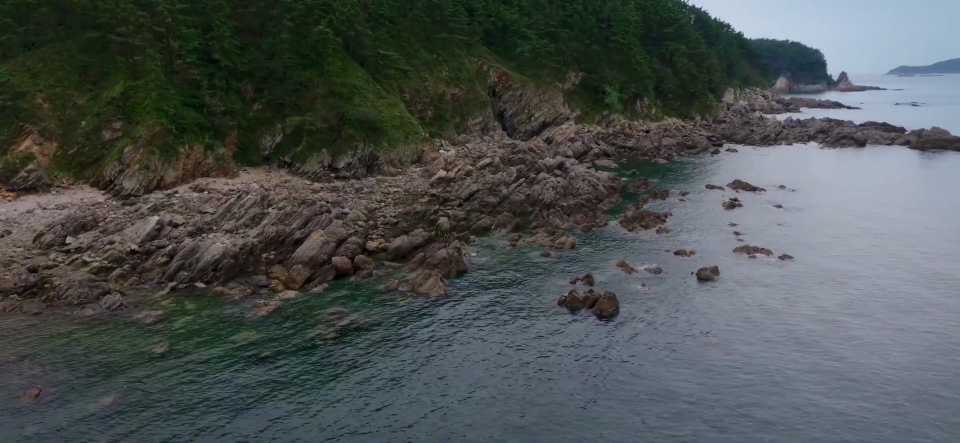
#> input picture 6_agent/frames_agent1/agent1_frame_01_t25.50s_score47.876.jpg, 1920 x 886 px (shown at 1/2 size)
$ python -i quality_model.py   (imports and definitions only)   (older library calls are emulated)
#> lines starting #> are read from the running program, lines starting #| are printed output that depends on the picture; after the words box and inside, x2 and y2 are one past the last pixel; in counts of white or black regions, pixels touching at a corner belong together
from __future__ import annotations

import json
from dataclasses import dataclass, asdict
from typing import Dict, List, Optional, Tuple

import numpy as np

try:
    import cv2  # type: ignore
except Exception:  # pragma: no cover
    cv2 = None


@dataclass
class CriteriaWeights:
    """Per-frame criteria weights (sum to 100)."""

    # 기술 품질(35)
    sharpness: float = 10.0
    exposure: float = 6.0
    noise_free: float = 6.0
    motion_blur_free: float = 7.0
    stability_proxy: float = 6.0

    # 미학(25)
    composition: float = 10.0
    color_quality: float = 10.0
    graphics_legibility: float = 5.0

    # 의미/전달(40)
    subject_clearness: float = 15.0
    action_peakness: float = 15.0
    brand_presence: float = 10.0

    def to_vector(self) -> np.ndarray:
        return np.array(list(asdict(self).values()), dtype=np.float32)

    def keys(self) -> List[str]:
        return list(asdict(self).keys())


class FeatureExtractor:
    """Lightweight, dependency-free feature extraction for a single frame (optionally with neighbors)."""

    def __init__(self) -> None:
        if cv2 is None:
            raise RuntimeError("OpenCV(cv2) is required for FeatureExtractor.")

    @staticmethod
    def _safe_gray(img: np.ndarray) -> np.ndarray:
        if img.ndim == 2:
            return img
        return cv2.cvtColor(img, cv2.COLOR_BGR2GRAY)

    @staticmethod
    def _safe_normalize(value: float, lo: float, hi: float) -> float:
        if hi <= lo:
            return 0.0
        v = (value - lo) / (hi - lo)
        if v < 0.0:
            return 0.0
        if v > 1.0:
            return 1.0
        return float(v)

    @staticmethod
    def _colorfulness(img: np.ndarray) -> float:
        # Hasler–Süsstrunk colorfulness metric
        b, g, r = cv2.split(img)
        rg = np.abs(r - g)
        yb = np.abs(0.5 * (r + g) - b)
        std_rg, std_yb = rg.std(), yb.std()
        mean_rg, mean_yb = rg.mean(), yb.mean()
        return np.sqrt(std_rg**2 + std_yb**2) + 0.3 * np.sqrt(mean_rg**2 + mean_yb**2)

    @staticmethod
    def _laplacian_variance(gray: np.ndarray) -> float:
        return float(cv2.Laplacian(gray, cv2.CV_64F).var())

    @staticmethod
    def _exposure_score(gray: np.ndarray) -> float:
        # Penalize clipping near 0 or 255
        hist = cv2.calcHist([gray], [0], None, [256], [0, 256]).flatten()
        total = hist.sum() + 1e-6
        low_clip = hist[:3].sum() / total
        high_clip = hist[-3:].sum() / total
        clip_rate = float(low_clip + high_clip)
        return 1.0 - max(0.0, min(1.0, clip_rate * 5.0))  # amplify penalty

    @staticmethod
    def _noise_score(gray: np.ndarray) -> float:
        # Estimate noise via high-pass energy relative to overall energy
        blurred = cv2.GaussianBlur(gray, (3, 3), 0)
        high = cv2.absdiff(gray, blurred)
        energy = float(high.mean())
        # More high-frequency may be detail or noise; clamp to plausible range
        return 1.0 - max(0.0, min(1.0, (energy - 8.0) / 32.0))

    @staticmethod
    def _motion_blur_proxy(gray: np.ndarray) -> float:
        # Use Tenengrad focus: higher is sharper (less motion blur)
        gx = cv2.Sobel(gray, cv2.CV_64F, 1, 0, ksize=3)
        gy = cv2.Sobel(gray, cv2.CV_64F, 0, 1, ksize=3)
        tenengrad = float((gx**2 + gy**2).mean())
        # Normalize via soft range
        return FeatureExtractor._safe_normalize(tenengrad, 50.0, 500.0)

    @staticmethod
    def _stability_proxy_score() -> float:
        # Single-frame proxy (cannot estimate wobble reliably without temporal data)
        return 0.8  # neutral-good prior

    @staticmethod
    def _composition_score(gray: np.ndarray) -> float:
        # Very light heuristic: emphasize edge mass near rule-of-thirds intersections
        h, w = gray.shape
        edges = cv2.Canny(gray, 50, 150)
        ys, xs = np.nonzero(edges)
        if len(xs) == 0:
            return 0.3
        cx = w * np.array([1/3, 2/3])
        cy = h * np.array([1/3, 2/3])
        pts = np.stack([xs, ys], axis=1)
        min_dist = []
        for x, y in pts:
            d = np.sqrt(((x - cx[:, None])**2 + (y - cy[:, None])**2).min())
            min_dist.append(d)
        dist = np.mean(min_dist)
        max_d = np.sqrt((w**2 + h**2))
        return 1.0 - float(dist / (0.6 * max_d))  # closer to thirds → higher

    @staticmethod
    def _graphics_legibility_score(gray: np.ndarray) -> float:
        # Use luminance local contrast as proxy
        m = float(gray.std())
        return FeatureExtractor._safe_normalize(m, 20.0, 80.0)

    @staticmethod
    def _subject_clearness_score(gray: np.ndarray) -> float:
        # Central detail ratio: edges in center vs whole image
        h, w = gray.shape
        edges = cv2.Canny(gray, 50, 150)
        ch0, ch1 = int(h * 0.25), int(h * 0.75)
        cw0, cw1 = int(w * 0.25), int(w * 0.75)
        center = edges[ch0:ch1, cw0:cw1]
        ratio = (center.mean() + 1e-6) / (edges.mean() + 1e-6)
        # More detail concentrated in center → higher ratio
        return max(0.0, min(1.0, float(ratio)))

    @staticmethod
    def _action_peakness_score(prev_gray: Optional[np.ndarray], gray: np.ndarray, next_gray: Optional[np.ndarray]) -> float:
        # Optical flow magnitude proxy if neighbors available; else neutral prior
        if prev_gray is None or next_gray is None:
            return 0.5
        flow1 = cv2.calcOpticalFlowFarneback(prev_gray, gray, None, 0.5, 1, 15, 3, 5, 1.2, 0)
        flow2 = cv2.calcOpticalFlowFarneback(gray, next_gray, None, 0.5, 1, 15, 3, 5, 1.2, 0)
        mag1 = np.linalg.norm(flow1, axis=2).mean()
        mag2 = np.linalg.norm(flow2, axis=2).mean()
        mag = 0.5 * (mag1 + mag2)
        return FeatureExtractor._safe_normalize(float(mag), 0.5, 5.0)

    @staticmethod
    def _brand_presence_score(_: np.ndarray) -> float:
        # Placeholder (requires logo/text detection). Neutral-low prior.
        return 0.3

    def compute_features(
        self,
        image_bgr: np.ndarray,
        prev_bgr: Optional[np.ndarray] = None,
        next_bgr: Optional[np.ndarray] = None,
    ) -> Dict[str, float]:
        gray = self._safe_gray(image_bgr)
        prev_gray = self._safe_gray(prev_bgr) if prev_bgr is not None else None
        next_gray = self._safe_gray(next_bgr) if next_bgr is not None else None

        # Technical
        lap_var = self._laplacian_variance(gray)
        sharpness = self._safe_normalize(lap_var, 50.0, 500.0)
        exposure = self._exposure_score(gray)
        noise_free = self._noise_score(gray)
        motion_blur_free = self._motion_blur_proxy(gray)
        stability_proxy = self._stability_proxy_score()

        # Aesthetic
        composition = self._composition_score(gray)
        color_quality = self._safe_normalize(self._colorfulness(image_bgr), 5.0, 50.0)
        graphics_legibility = self._graphics_legibility_score(gray)

        # Meaning/Delivery
        subject_clearness = self._subject_clearness_score(gray)
        action_peakness = self._action_peakness_score(prev_gray, gray, next_gray)
        brand_presence = self._brand_presence_score(gray)

        return {
            "sharpness": float(sharpness),
            "exposure": float(exposure),
            "noise_free": float(noise_free),
            "motion_blur_free": float(motion_blur_free),
            "stability_proxy": float(stability_proxy),
            "composition": float(composition),
            "color_quality": float(color_quality),
            "graphics_legibility": float(graphics_legibility),
            "subject_clearness": float(subject_clearness),
            "action_peakness": float(action_peakness),
            "brand_presence": float(brand_presence),
        }


class WeightedScorer:
    def __init__(self, weights: CriteriaWeights) -> None:
        self.weights = weights
        self.keys = weights.keys()

    # [16 lines left out: function score_features, not called in this run]


class TrainableLinearModel:
    """
    Simple linear regressor on top of extracted features.
    - No external ML deps; uses numpy closed-form ridge solution.
    - Fits to overall target score in 0..100 (or 0..1 if preferred).
    """

    # [47 lines left out: functions __init__, _features_to_matrix, fit, predict, save, load, not called in this run]


# -------- Optional utilities: perceptual hash for diversity selection -------- #

def _dct_2d(a: np.ndarray) -> np.ndarray:
    return cv2.dct(a.astype(np.float32))


# [13 lines left out: function phash64, not called in this run]


def hamming_distance64(a: int, b: int) -> int:
    return int(bin(a ^ b).count("1"))


# [34 lines left out: function select_diverse_top_k, not called in this run]


__all__ = [
    "CriteriaWeights",
    "FeatureExtractor",
    "WeightedScorer",
    "TrainableLinearModel",
    "select_diverse_top_k",
    "phash64",
    "hamming_distance64",
]

>>> import cv2
>>> picture = cv2.imread('../6_agent/frames_agent1/agent1_frame_01_t25.50s_score47.876.jpg')
#> picture is the input picture: shape (886, 1920, 3); mean B, G, R 80.7, 81.2, 75.6
>>> result = FeatureExtractor().compute_features(picture)
#> in _safe_gray, `return cv2.cvtColor(img, cv2.COLOR_BGR2GRAY)`:
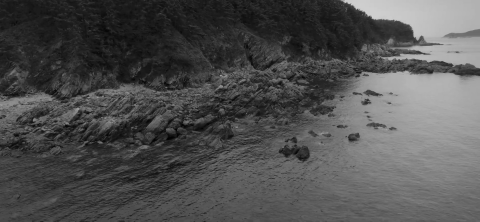
#> returned value: shape (886, 1920) (shown at 1/4 size); min 0, max 225, mean 79.4
#> in compute_features, `lap_var = self._laplacian_variance(gray)`: lap_var = 192.7
#> in _safe_normalize, `v = (value - lo) / (hi - lo)`: v = 0.317
#> in _exposure_score, `hist = cv2.calcHist([gray], [0], None, [256], [0, 256]).flatten()`: hist = 256 values, max 24726 at index 29, min 0 at index 221, mean 6645
#> in _exposure_score, `total = hist.sum() + 1e-6`: total = 1701120
#> in _exposure_score, `low_clip = hist[:3].sum() / total`: low_clip = 0.000205
#> in _exposure_score, `high_clip = hist[-3:].sum() / total`: high_clip = 0
#> in _exposure_score, `clip_rate = float(low_clip + high_clip)`: clip_rate = 0.000205
#> in compute_features, `exposure = self._exposure_score(gray)`: exposure = 0.999
#> in _noise_score, `high = cv2.absdiff(gray, blurred)`:
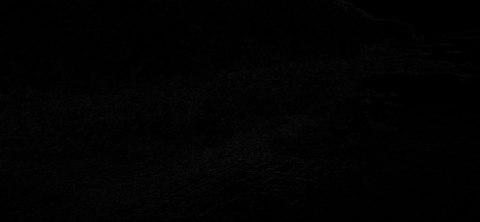
#> high: shape (886, 1920) (shown at 1/4 size); min 0, max 46, mean 1.8
#> in _noise_score, `energy = float(high.mean())`: energy = 1.8
#> in compute_features, `noise_free = self._noise_score(gray)`: noise_free = 1
#> in _motion_blur_proxy, `gy = cv2.Sobel(gray, cv2.CV_64F, 0, 1, ksize=3)`:
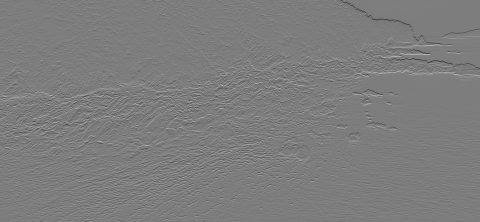
#> gy: shape (886, 1920) float64 (shown at 1/4 size); min -512, max 530, mean 0; drawn with min black and max white
#> in _motion_blur_proxy, `tenengrad = float((gx**2 + gy**2).mean())`: tenengrad = 3844.6
#> in compute_features, `motion_blur_free = self._motion_blur_proxy(gray)`: motion_blur_free = 1
#> in _composition_score, `edges = cv2.Canny(gray, 50, 150)`:
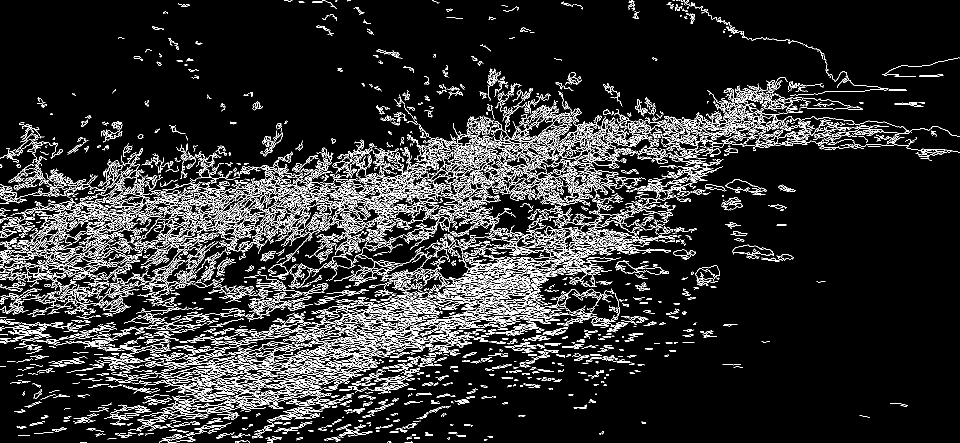
#> edges: shape (886, 1920) (shown at 1/2 size); 10.7% white in thin lines or dots
#> in _composition_score, `pts = np.stack([xs, ys], axis=1)`: pts = 181248 pairs, first value 0 to 1919, second value 0 to 885
#> the loop in _composition_score, `for x, y in pts:` made 181248 passes
#> (x, y, d) on passes 1 to 3: (572, 0, 303.1), (573, 0, 302.8), (673, 0, 297.2)
#> after the loop in _composition_score, `for x, y in pts:`: min_dist = 181248 items
#> in _composition_score, `dist = np.mean(min_dist)`: dist = 360.1
#> in compute_features, `composition = self._composition_score(gray)`: composition = 0.716
#> in _colorfulness, `rg = np.abs(r - g)`:
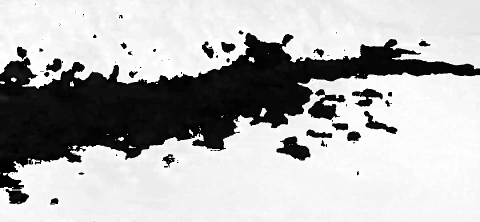
#> rg: shape (886, 1920) (shown at 1/4 size); min 0, max 255, mean 178.7
#> in _colorfulness, `yb = np.abs(0.5 * (r + g) - b)`:
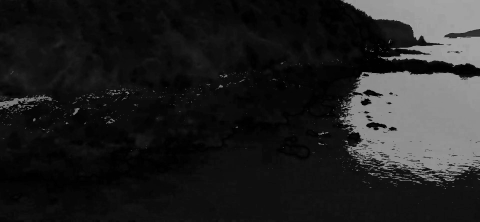
#> yb: shape (886, 1920) float64 (shown at 1/4 size); min 0, max 171.5, mean 33.7
#> in _colorfulness, `std_rg, std_yb = rg.std(), yb.std()`: std_rg = 106.5; std_yb = 50.76
#> in _colorfulness, `mean_rg, mean_yb = rg.mean(), yb.mean()`: mean_rg = 178.7; mean_yb = 33.73
#> in compute_features, `color_quality = self._safe_normalize(self._colorfulness(image_bgr), 5...`: color_quality = 1
#> in _graphics_legibility_score, `m = float(gray.std())`: m = 46.53
#> in compute_features, `graphics_legibility = self._graphics_legibility_score(gray)`: graphics_legibility = 0.442
#> in _subject_clearness_score, `center = edges[ch0:ch1, cw0:cw1]`:
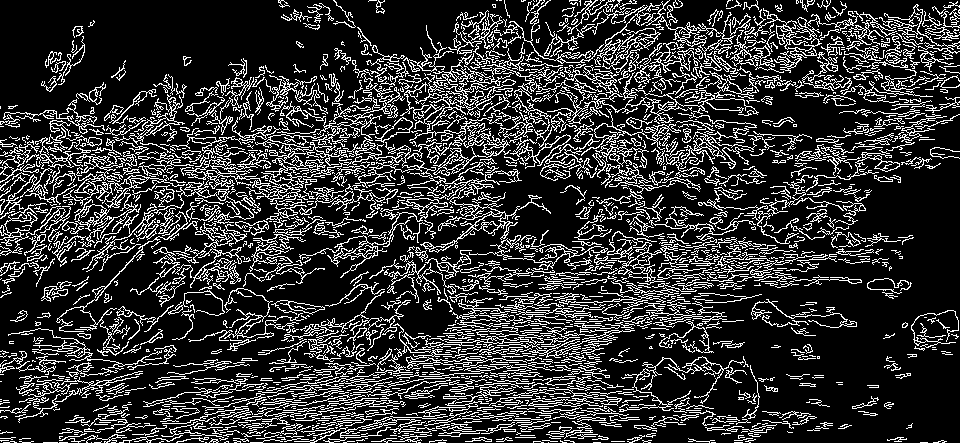
#> center: shape (443, 960); 20.3% white in thin lines or dots
#> in _subject_clearness_score, `ratio = (center.mean() + 1e-6) / (edges.mean() + 1e-6)`: ratio = 1.9
#> in compute_features, `subject_clearness = self._subject_clearness_score(gray)`: subject_clearness = 1
#> in compute_features, `action_peakness = self._action_peakness_score(prev_gray, gray, next_gr..`: action_peakness = 0.5
#> in compute_features, `brand_presence = self._brand_presence_score(gray)`: brand_presence = 0.3
#> result = 11 items

$ run again, on 6_agent/frames_agent1/agent1_frame_02_t42.50s_score28.323.jpg
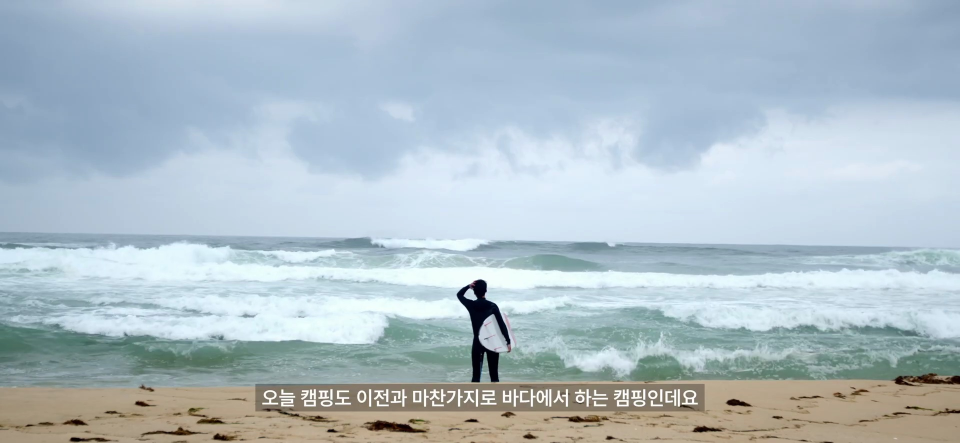
#> input picture 6_agent/frames_agent1/agent1_frame_02_t42.50s_score28.323.jpg, 1920 x 886 px (shown at 1/2 size)
#> picture is the input picture: shape (886, 1920, 3); mean B, G, R 199.7, 190.6, 174.9
#> lap_var = 94.99
#> v = 0.1
#> hist = 256 values, max 35624 at index 189, min 0 at index 0, mean 6645
#> total = 1701120
#> low_clip = 0.00126
#> high_clip = 0.00177
#> clip_rate = 0.00303
#> exposure = 0.985
#> energy = 0.719
#> noise_free = 1
#> tenengrad = 3215.1
#> motion_blur_free = 1
#> in _composition_score, `edges = cv2.Canny(gray, 50, 150)`:
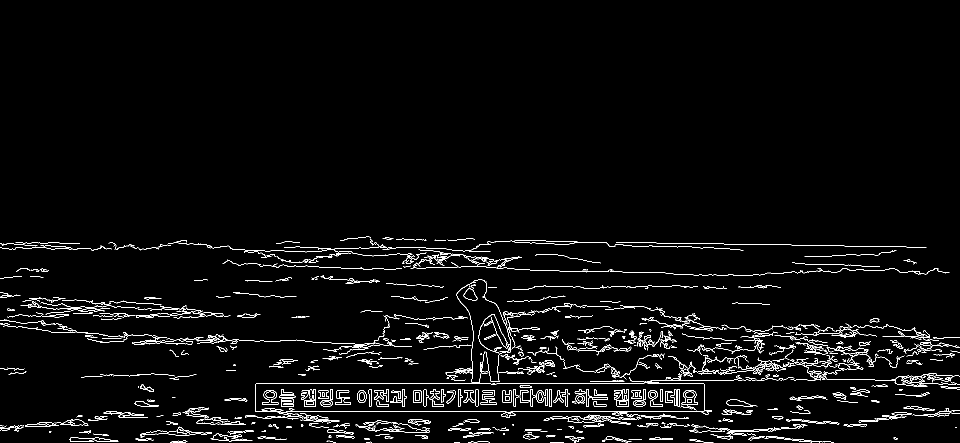
#> edges: shape (886, 1920) (shown at 1/2 size); 2.9% white in thin lines or dots, all inside (x1, y1, x2, y2) = (0, 473, 1920, 886)
#> pts = 48662 pairs, first value 0 to 1919, second value 473 to 885
#> the loop in _composition_score, `for x, y in pts:` made 48662 passes
#> (x, y, d) on passes 1 to 3: (732, 473, 200.1), (733, 473, 200.5), (734, 473, 201)
#> after the loop in _composition_score, `for x, y in pts:`: min_dist = 48662 items
#> dist = 381.9
#> composition = 0.699
#> std_rg = 75.72; std_yb = 37.68
#> mean_rg = 205.2; mean_yb = 138
#> color_quality = 1
#> m = 36.18
#> graphics_legibility = 0.27
#> in _subject_clearness_score, `center = edges[ch0:ch1, cw0:cw1]`:
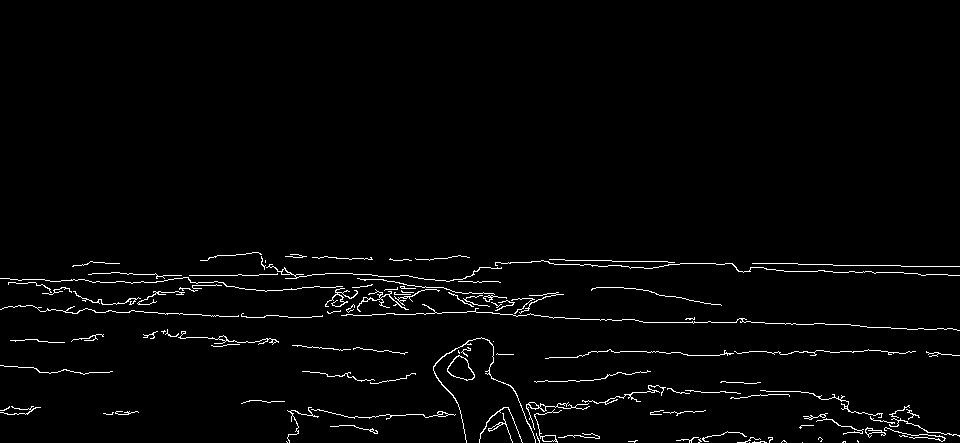
#> center: shape (443, 960); 2.1% white in thin lines or dots, all inside (x1, y1, x2, y2) = (0, 252, 960, 443)
#> ratio = 0.724
#> action_peakness = 0.5
#> brand_presence = 0.3
#> result = 11 items

$ run again, on 6_agent/frames_agent1/agent1_frame_03_t59.50s_score17.767.jpg
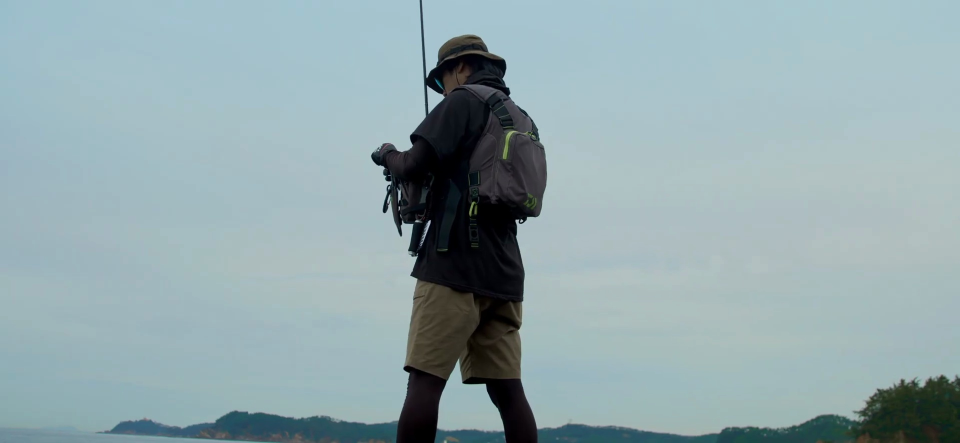
#> input picture 6_agent/frames_agent1/agent1_frame_03_t59.50s_score17.767.jpg, 1920 x 886 px (shown at 1/2 size)
#> picture is the input picture: shape (886, 1920, 3); mean B, G, R 172, 167.6, 146.5
#> lap_var = 33.39
#> v = -0.0369
#> sharpness = 0
#> hist = 256 values, max 146682 at index 188, min 0 at index 204, mean 6645
#> total = 1701120
#> low_clip = 0.0157
#> high_clip = 0
#> clip_rate = 0.0157
#> exposure = 0.921
#> energy = 0.212
#> noise_free = 1
#> tenengrad = 1197.3
#> motion_blur_free = 1
#> in _composition_score, `edges = cv2.Canny(gray, 50, 150)`:
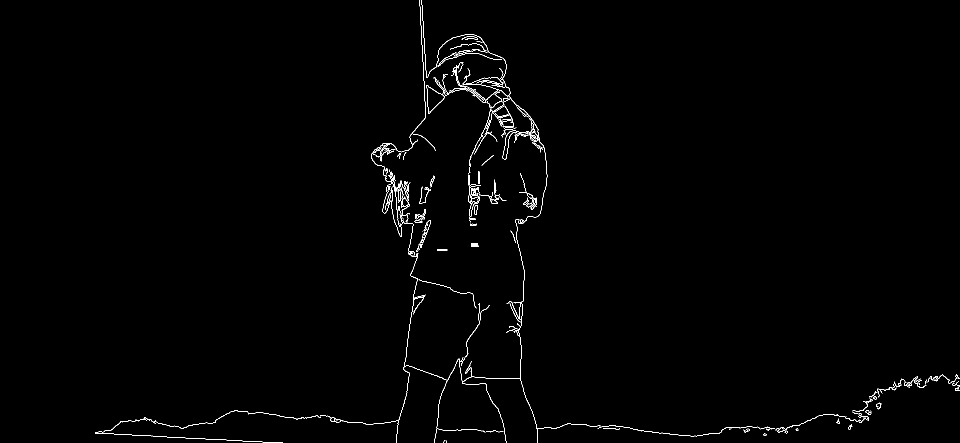
#> edges: shape (886, 1920) (shown at 1/2 size); 0.78% white in thin lines or dots
#> ys = 13351 values from 0 to 885; xs = 13351 values, max 1919 at index 9603, min 190 at index 12679, mean 978.2
#> pts = 13351 pairs, first value 190 to 1919, second value 0 to 885
#> the loop in _composition_score, `for x, y in pts:` made 13351 passes
#> (x, y, d) on passes 1 to 3: (839, 0, 356.1), (843, 0, 358.4), (839, 1, 355.3)
#> after the loop in _composition_score, `for x, y in pts:`: min_dist = 13351 values, max 726.7 at index 12738, min 102.9 at index 4502, mean 354.7
#> dist = 354.7
#> composition = 0.72
#> std_rg = 55.74; std_yb = 47.21
#> mean_rg = 219; mean_yb = 125.4
#> color_quality = 1
#> m = 51.69
#> graphics_legibility = 0.528
#> in _subject_clearness_score, `center = edges[ch0:ch1, cw0:cw1]`:
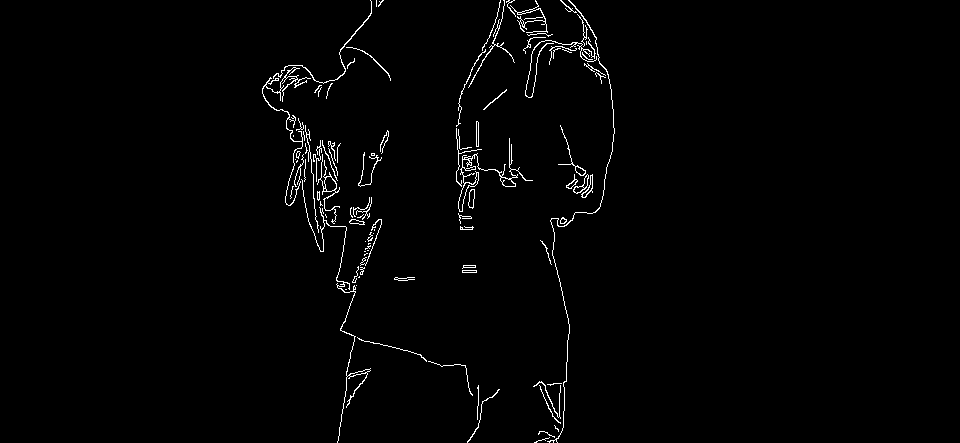
#> center: shape (443, 960); 1.4% white in thin lines or dots, all inside (x1, y1, x2, y2) = (262, 0, 615, 443)
#> ratio = 1.84
#> subject_clearness = 1
#> action_peakness = 0.5
#> brand_presence = 0.3
#> result = 11 items
